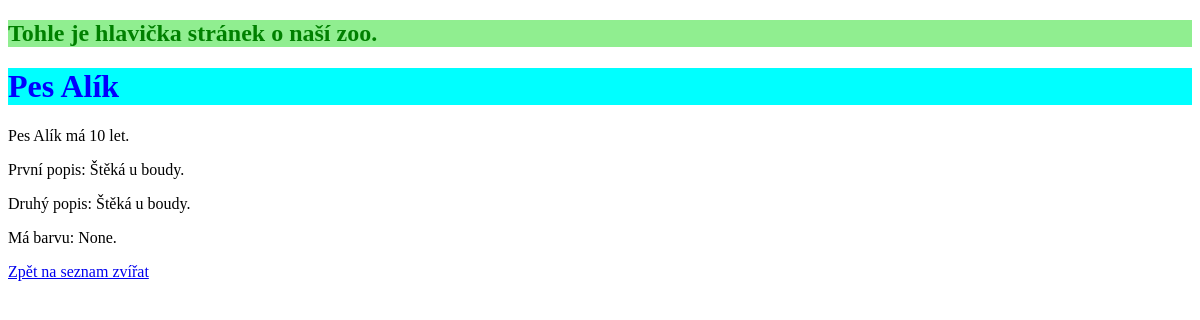
/informace/9/, run on an earlier commit of the app's database.
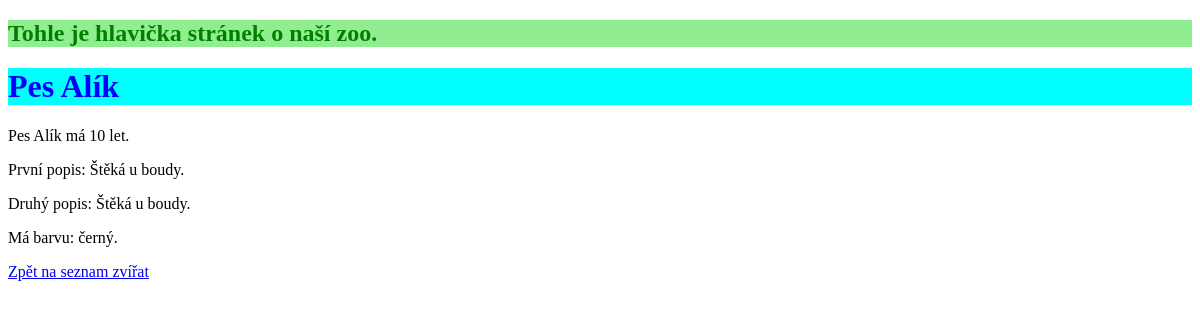
And on a later commit of the database.
### informace/models.py (models this page shows, shortened)
class Zvire(models.Model):
    jmeno = models.CharField(max_length=30)
    druh = models.CharField(max_length=30)
    vek = models.IntegerField()
    popis = models.CharField(max_length=200)
    barva = models.CharField(max_length=30, null=True)
    pavilon = models.ForeignKey(Pavilon, on_delete = models.PROTECT, null=True)
    class Meta:
        verbose_name_plural = "Zvirata"
        ordering = ("jmeno", "-id")

### informace/views.py (the view)
# urls.py: path("<int:id>/", views.o_zvireti, name="zvire"),
def o_zvireti(request, id):
    zvire = get_object_or_404(Zvire, pk=id)
    popis = zvire.popis.rstrip(".")
    return render(request, "informace/zvire.html", {
        "zvire": zvire,
        "nadpis": f"{zvire.druh.lower()} {zvire.jmeno.title()}",
        "popis": popis
    })

### informace/templates/informace/zvire.html (shortened to what this page needs)
{% extends "base.html" %}
{% load static %}
{% block css %}
<link rel="stylesheet" href="{% static "informace/style.css" %}">
{% endblock %}
{% block hlavni %}
<div>
    <h1>{{ nadpis|capfirst }}</h1>
    <p>{{ nadpis|capfirst }} má {{ zvire.vek }} let.</p>
    <p>První popis: {{ zvire.popis }}.</p>
    <p>Druhý popis: {{ popis }}.</p>
    <p>Má barvu: {{ zvire.barva }}.</p>
</div>
<a href="{% url 'seznam_zvirat' %}">Zpět na seznam zvířat</a>
{% endblock hlavni %}

What changed in the data, as far as the page shows it:
changed Zvire "Štěká u boudy": barva "None" → "černý"
